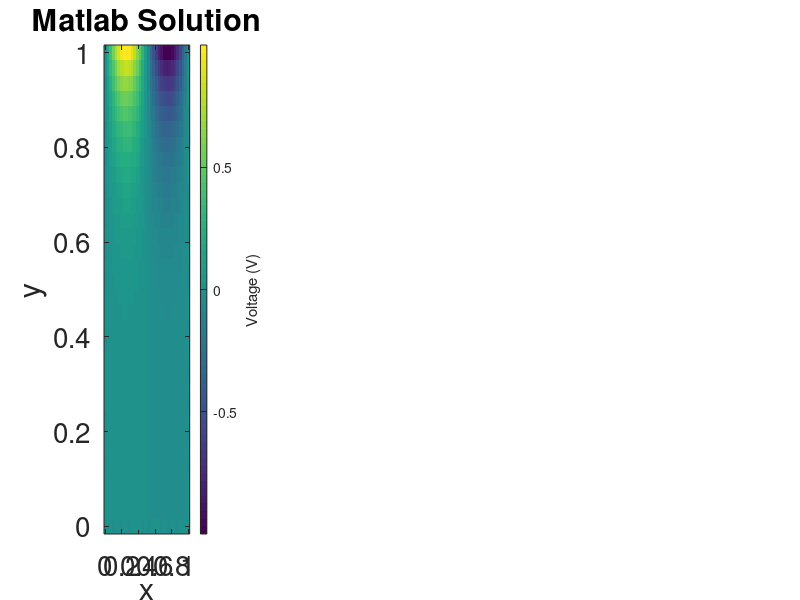

This figure's MATLAB source: (Note: this script raises an error after producing the figure.)
%% Need some linear algebra tools in order to solve elliptic equations
addpath ../linear_algebra;


%% Define a 2D grid in x,y for a test problem
lx=32;
ly=32;
N=lx*ly;
a=1;
b=a;     %use a square region for a test problem
x=linspace(0,a,lx);
y=linspace(0,b,ly);
dx=x(2)-x(1);    %constant grid spacing
dy=y(2)-y(1);    %ditto
[X,Y]=meshgrid(x,y);


%% Define Dirichlet boundary conditions for the test problem:
f1=zeros(lx,1);
f2=sin(2*pi*x);
g1=zeros(1,ly);
g2=zeros(1,ly);
b=zeros(N,1);


%% Setup of matrix for solving FDEs system size is NxN=lx*ly x lx*ly
M=zeros(N,N);
for j=1:ly
    for i=1:lx
        k=(j-1)*lx+i;
        if(j==1)      %min y
            M(k,k)=1;
            
            %RHS
            b(k)=f1(i);
        elseif(j==ly) %max y
            M(k,k)=1;
            
            %RHS
            b(k)=f2(i);            
        elseif(i==1)    %min x
            M(k,k)=1;
            
            %RHS
            b(k)=g1(j);           
        elseif(i==lx)   %max x
            M(k,k)=1;
            
            %RHS
            b(k)=g2(j);            
        else
          M(k,k-lx)=1/dy^2;
          M(k,k-1)=1/dx^2;
          M(k,k)=-2/dx^2-2/dy^2;
          M(k,k+1)=1/dx^2;
          M(k,k+lx)=1/dy^2;
          
          %RHS
          b(k)=0;
        end %if
    end %for
end %for


%% Solution with the built-in Matlab matrix solver
disp('Solve time for backslash:  ');
tic
Phimatlab=M\b;
Phimatlab=reshape(Phimatlab,[lx,ly])';
toc

figure;
subplot(1,4,1);
imagesc(x,y,Phimatlab);
axis xy;
c=colorbar;
xlabel('x');
ylabel('y');
title('Matlab Solution');
ylabel(c,'Voltage (V)');
set(gca,'FontSize',20);


%% Execute of solution for our matrix system with self-coded solver from repo (direct, Gaussian elim.)
verbose=false;
disp('Solve time for repo Gauss elim:  ');
tic
[Mmod,ord]=Gauss_elim(M,b,verbose);
PhiGauss=backsub(Mmod(ord,:));
PhiGauss=reshape(PhiGauss,[lx,ly])';
toc

subplot(1,4,2);
imagesc(x,y,PhiGauss);
axis xy;
c=colorbar;
xlabel('x');
ylabel('y');
title('Gauss-Elim Solution');
ylabel(c,'Voltage (V)');
set(gca,'FontSize',20);


%% Solution with Jacobi iterative solver from repo
verbose=false;  
tol=1e-6;
Phi0=zeros(N,1);
disp('Solve time for repo Jacobi iter:  ');
tic
[PhiJacobi,nit]=Jacobi(Phi0,-1*M,-1*b,tol,verbose);
PhiJacobi=reshape(PhiJacobi,[lx,ly])';
toc

subplot(1,4,3);
imagesc(x,y,PhiJacobi);
axis xy;
c=colorbar;
xlabel('x');
ylabel('y');
title('Jacobi Iterations Solution');
ylabel(c,'Voltage (V)');
set(gca,'FontSize',20);


%% Check performace when using sparse storage
Ms=sparse(M);     %"typecast" matrix into sparse storage...
disp('Solve time for sparse backslash:  ');
tic
Phismatlab=Ms\b;
Phismatlab=reshape(Phismatlab,[lx,ly])';
toc


%% Compute and plot the analytical solution
Phiexact=sinh(2*pi*Y)./sinh(2*pi).*sin(2*pi*X);

subplot(1,4,4);
imagesc(x,y,Phiexact);
axis xy;
c=colorbar;
xlabel('x');
ylabel('y');
title('Exact Solution');
ylabel(c,'Voltage (V)');
set(gca,'FontSize',20);


%% Reset paths when we are done (for consistency, cleanliness)
rmpath ../linear_algebra;

